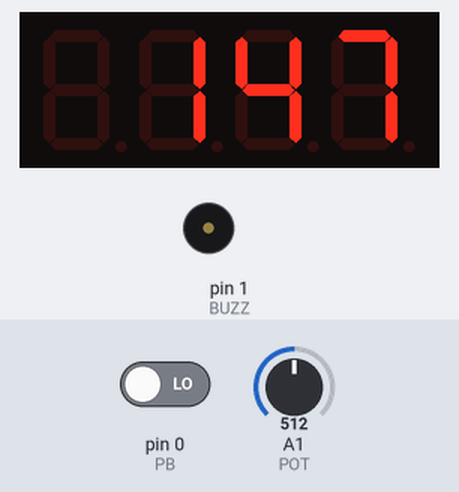
This sketch was run on a simulated Arduino Uno, built with avr-gcc and run on an emulated ATmega328P. Shown: 4-digit seven-segment display, buzzer (waves = sounding). The inputs (shaded band) are chosen by the test bench; at power-on: pin 0 (PB) LOW, A1 (POT) = 512.

Above: at 1.5 s.
1.6 s: pin 0 (PB) driven HIGH
At 2.5 s:
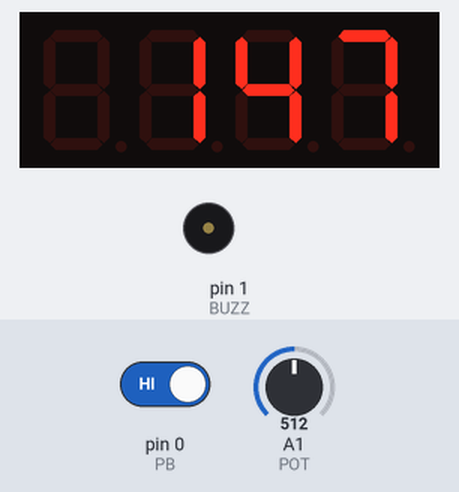
4.6 s: A1 (POT) set to 716
At 7.3 s:
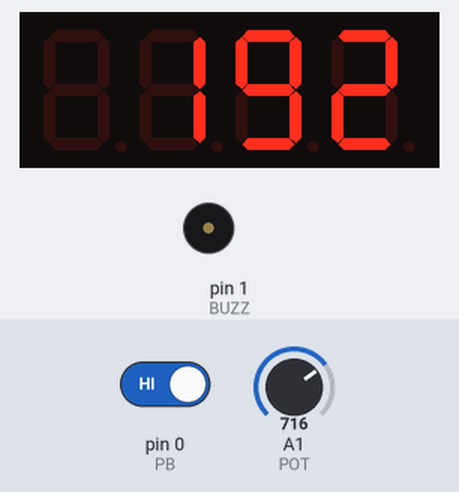
7.6 s: A1 (POT) set to 900
At 10.1 s:
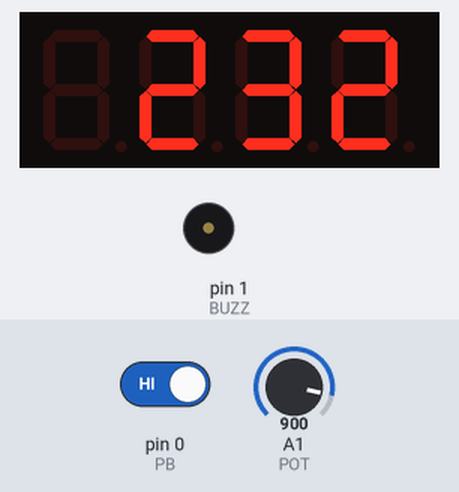
10.6 s: A1 (POT) set to 1023
At 12.2 s:
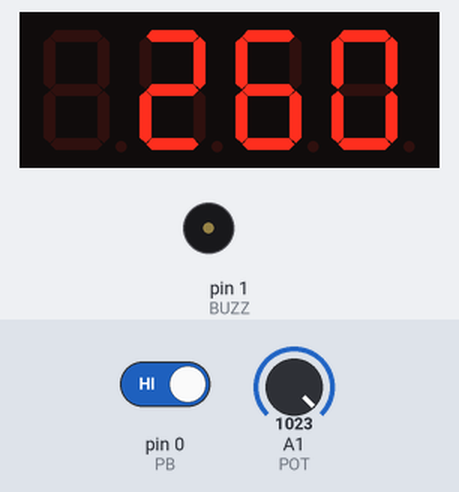
Timing chart, 0 to 14.3 s (numbered marks = the images above; inputs shaded):
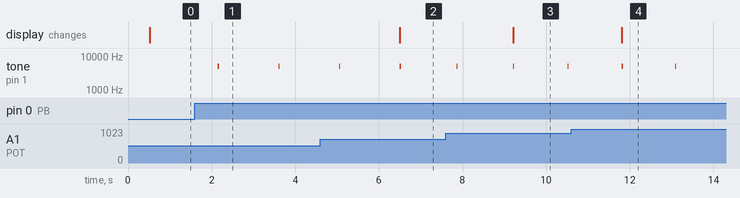

Measured:
- after the input at 1.6 s, tone on pin 1 (BUZZ): alternates 5000 Hz for 0.03 s and silent for 1.4 s, starting after 0.55 s
- after the input at 4.6 s, the display: changes after 1.9 s (image 2)
- after the input at 7.6 s, the display: changes after 1.6 s (image 3)
- after the input at 10.6 s, the display: changes after 1.2 s (image 4)

The sketch:

Metronome.ino
```cpp
#include <TM1637Display.h>

#define CLK 3
#define DIO 4
#define BUZZ 1
#define POT A1
#define PB 0
int i = 0;
int beats = 1;
int measures = 4;

int highFreq = 5000;
int lowFreq = 4000;
int potVal;
float tempo = 120;

int state = false;

TM1637Display display(CLK, DIO);

void setup() {

  pinMode(BUZZ, OUTPUT); // Set buzzer - pin 9 as an output
  pinMode(POT, INPUT);
  pinMode(PB, INPUT);
  display.setBrightness(0x03);
}

void loop() {
  //  display.clear();
  if (!state)
    getTempo();
}

void getTempo()
{
  delay(500);
  while (1)
  {
    potVal = analogRead(POT);
    if (digitalRead(PB) == HIGH)
    {
      tempo = map(potVal, 0, 1023, 35, 260);
      break;
    }
    display.showNumberDec(map(potVal, 0, 1023, 35, 260), false);
    delay(200);
  }
  delay(500);
  display.clear();
  while (1)
  {
    potVal = analogRead(POT);
    if (digitalRead(PB) == HIGH)
    {
      beats = map(potVal, 0, 1023, 1, 10);
      break;
    }
    display.showNumberDecEx((map(potVal, 0, 1023, 1, 10)*10)+measures, 0b01000000, false, 3, 4);
    delay(200);
  }

  state = true;
  playMetronome();
}

void playMetronome()
{
  display.showNumberDec(tempo, false);
  while (1)
  {
    for (int i = 0; i < beats; i++)
    {
      if (i == 0)
      {
        tone(BUZZ, highFreq, 30.0); // Send 1KHz sound signal...
      }
      else
      {
        tone(BUZZ, lowFreq, 30);
      }
      delay(int((60 / tempo) * 1000));    // ...for 1 sec
      noTone(BUZZ);     // Stop sound...
      if (digitalRead(PB) == HIGH)
      {
        state = false;
        break;
      }
    }
    if (!state)
      getTempo();
  }
}
```
